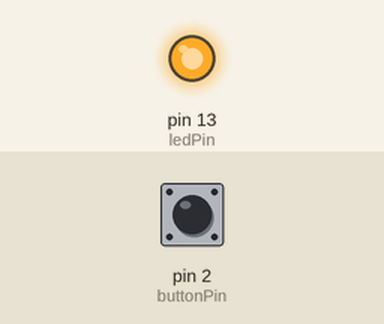
Simulated run of this sketch. Board: Arduino Uno, built with avr-gcc and run on an emulated ATmega328P. Parts: output pins drawn as LEDs (lit = HIGH). Inputs (shaded band) come from the test bench; at power-on: pin 2 (buttonPin) LOW. What the sketch prints to the serial monitor is not drawn.

Above: at 1.2 s.
1.3 s: pin 2 (buttonPin) pulled HIGH for 0.15 s
At 1.9 s:
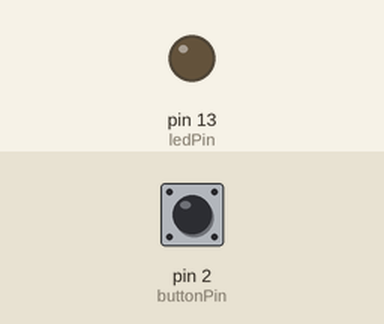
2.9 s: pin 2 (buttonPin) pulled HIGH for 1 s
At 4.3 s:
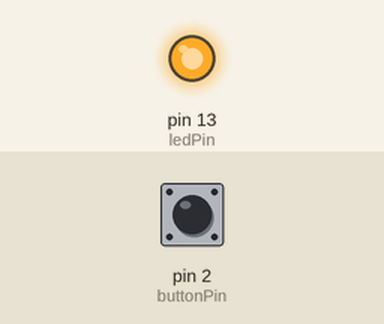
5.4 s: pin 2 (buttonPin) pulled HIGH for 3.2 s
At 6.3 s:
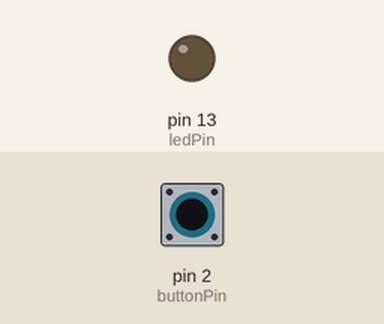
Timing chart, 0 to 8.4 s (numbered marks = the images above; inputs shaded):
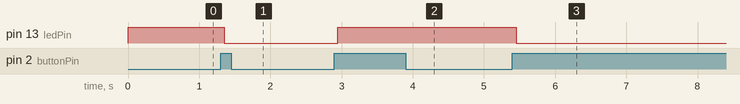

Measured:
- after the input at 1.3 s, pin 13 (ledPin): HIGH → LOW after 0.05 s
- after the input at 2.9 s, pin 13 (ledPin): LOW → HIGH after 0.05 s
- after the input at 5.4 s, pin 13 (ledPin): HIGH → LOW after 0.05 s

The sketch:

Debounce.ino
```cpp
// constants won't change. They're used here to set pin numbers:
const int buttonPin = 2;  // the number of the pushbutton pin
const int ledPin = 13;    // the number of the LED pin

// Variables will change:
int ledState = HIGH;        // the current state of the output pin
int buttonState;            // the current reading from the input pin
int lastButtonState = LOW;  // the previous reading from the input pin

// the following variables are unsigned longs because the time, measured in
// milliseconds, will quickly become a bigger number than can be stored in an int.
unsigned long lastDebounceTime = 0;  // the last time the output pin was toggled
unsigned long debounceDelay = 50;    // the debounce time; increase if the output flickers

void setup() {

  Serial.begin(115200);

  pinMode(buttonPin, INPUT);
  pinMode(ledPin, OUTPUT);

  // set initial LED state
  digitalWrite(ledPin, ledState);

  Serial.println("raw, debounce");
}

void loop() {
  // read the state of the switch into a local variable:
  int reading = digitalRead(buttonPin);

  // check to see if you just pressed the button
  // (i.e. the input went from LOW to HIGH), and you've waited long enough
  // since the last press to ignore any noise:

  // If the switch changed, due to noise or pressing:
  if (reading != lastButtonState) {
    // reset the debouncing timer
    lastDebounceTime = millis();
  }


  // 현재 시간 - 최초로 들어온 시간이 큰 경우 if문 실행
  if ((millis() - lastDebounceTime) > debounceDelay) {
    // whatever the reading is at, it's been there for longer than the debounce
    // delay, so take it as the actual current state:

    // if the button state has changed:
    if (reading != buttonState) {
      buttonState = reading;

      // only toggle the LED if the new button state is HIGH
      if (buttonState == HIGH) {
        ledState = !ledState;
      }

      Serial.print(reading);
      Serial.print(",");
      Serial.println(buttonState);
    }
  }

  // set the LED:
  digitalWrite(ledPin, ledState);

  Serial.print(reading);
  Serial.print(",");
  Serial.println(buttonState);

  // save the reading. Next time through the loop, it'll be the lastButtonState:
  lastButtonState = reading;
}
```
